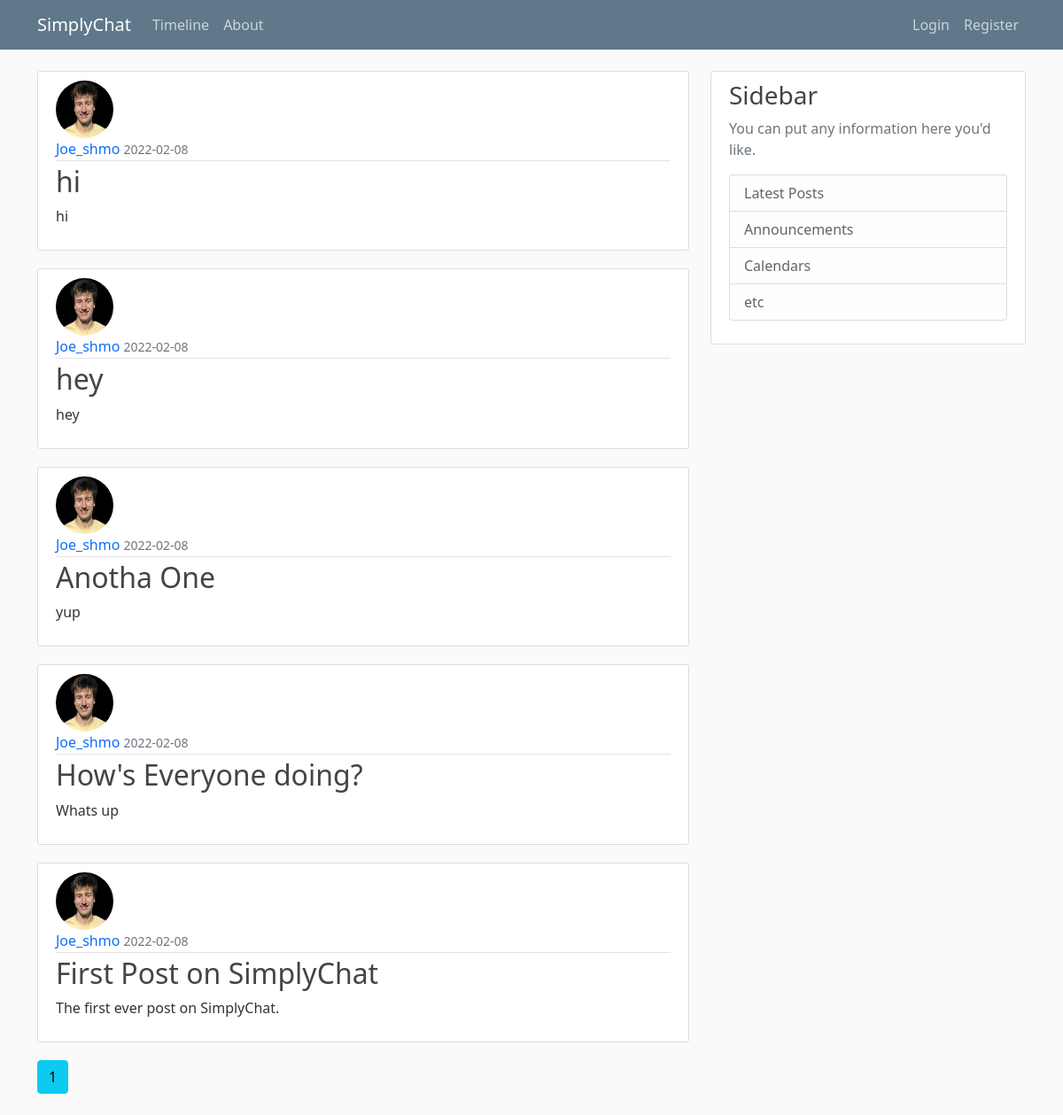
Before: / with the older database file.
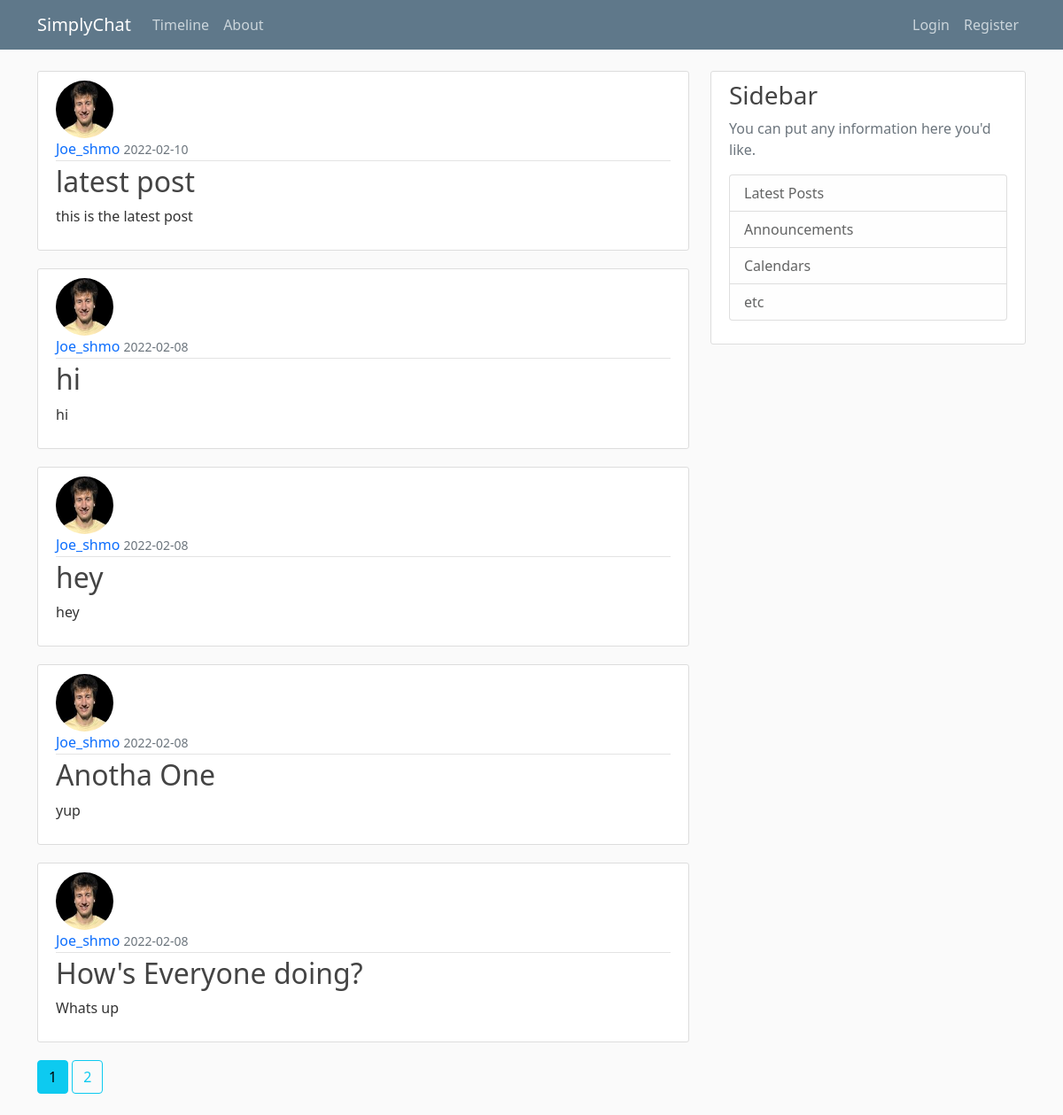
After: the same page with the newer database file.
### App/models.py (models this page shows, shortened)
class Post(db.Model):
     id = db.Column(db.Integer, primary_key = True)
     title = db.Column(db.String(100), nullable = False)
     date_posted = db.Column(db.DateTime, nullable = False, default = datetime.utcnow)
     content = db.Column(db.Text, nullable = False)
     user_id = db.Column(db.Integer, db.ForeignKey('user.id'), nullable = False)

class User(db.Model, UserMixin):
    id = db.Column(db.Integer, primary_key = True)
    username = db.Column(db.String(20), unique = True, nullable = False)
    email = db.Column(db.String(100), unique = True, nullable = False)
    image_file = db.Column(db.String(20), nullable = False, default = 'default.jpg')
    password = db.Column(db.String(60), nullable = False)
    posts = db.relationship('Post', backref = 'author', lazy = True)

### App/main/routes.py (the view)
@main.route("/home")
@main.route("/")
def home():
    page = request.args.get('page', 1, type=int)
    posts = Post.query.order_by(Post.date_posted.desc()).paginate(page=page, per_page = 5)
    return render_template('home.html', posts=posts)

### App/templates/home.html (shortened to what this page needs)
{% extends 'layout.html' %}
{% block content %}
    {% for post in posts.items %}
    <article class="media content-section">
        <img class="rounded-circle article-img" src="{{ url_for('static', filename='profile_pics/' + post.author.image_file) }}">
        <div class="media-body">
          <div class="article-metadata">
            <a class="mr-2" style = "text-decoration: none" href="{{ url_for('users.user_posts', username=post.author.username) }}">{{ post.author.username }}</a>
            <small class="text-muted">{{ post.date_posted.strftime('%Y-%m-%d') }}</small>
          </div>
          <h2><a class="article-title" href="{{ url_for('posts.post', post_id=post.id) }}">{{ post.title }}</a></h2>
          <p class="article-content">{{ post.content }}</p>
        </div>
      </article>
    {% endfor %}
    {% for page_num in posts.iter_pages(left_edge=1, right_edge=1, left_current=1, right_current=2) %}
      {% if page_num %}
        {% if posts.page == page_num %}
          <a class="btn btn-info mb-4" href="{{ url_for('main.home', page=page_num) }}">{{ page_num }}</a>
        {% else %}
          <a class="btn btn-outline-info mb-4" href="{{ url_for('main.home', page=page_num) }}">{{ page_num }}</a>
        {% endif %}
      {% endif %}
      {% endfor %}
{% endblock content %}

### App/templates/layout.html (shortened to what this page needs)
<!DOCTYPE html>
<html lang="en">
<head>
<link href="https://cdn.jsdelivr.net/npm/bootstrap@5.1.3/dist/css/bootstrap.min.css" rel="stylesheet">
<link href="{{ url_for('static', filename='main.css') }}" rel="stylesheet" type="text/css">
</head>
<body>
    <header class="site-header">
        <nav class="navbar navbar-expand-md navbar-dark bg-steel fixed-top">
          <div class="container">
            <a class="navbar-brand mr-4" href="/">SimplyChat</a>
            <div class="collapse navbar-collapse" id="navbarToggle">
              <div class="navbar-nav mr-auto">
                <a class="nav-item nav-link" href="/">Timeline</a>
                <a class="nav-item nav-link" href="{{ url_for('main.about') }}">About</a>
              </div>
            <div class="navbar-nav ms-auto">
              {% if current_user.is_authenticated %}
                <a class="nav-item nav-link" href="{{ url_for('posts.new_post') }}">New Post</a>
                <a class="nav-item nav-link" href="{{ url_for('users.account') }}">Account</a>
                <a class="nav-item nav-link" href="{{ url_for('users.logout') }}">Logout</a>
              {% else %}
                <a class="nav-item nav-link" href="{{ url_for('users.login') }}">Login</a>
                <a class="nav-item nav-link" href="{{ url_for('users.register') }}">Register</a>
              {% endif %}
            </div>
           </div>
          </div>
        </nav>
    </header>
    <main role="main" class="container">
        <div class="row">
          <div class="col-md-8">
            {% block content %}{% endblock %}
          </div>
          <div class="col-md-4">
            <div class="content-section">
              <h3>Sidebar</h3>
              <p class='text-muted'>You can put any information here you'd like.
                <ul class="list-group">
                  <li class="list-group-item list-group-item-light">Latest Posts</li>
                  <li class="list-group-item list-group-item-light">Announcements</li>
                  <li class="list-group-item list-group-item-light">Calendars</li>
                  <li class="list-group-item list-group-item-light">etc</li>
                </ul>
              </p>
            </div>
          </div>
        </div>
      </main>
</body>
</html>
</body>
</html>

### App/static/main.css (style rules this page uses)
body { background: #fafafa; color: #333333; margin-top: 5rem; }
h1, h2, h3, h4, h5, h6 { color: #444444; }
.bg-steel { background-color: #5f788a; }
.site-header .navbar-nav .nav-link { color: #cbd5db; }
.content-section { background: #ffffff; padding: 10px 20px; border: 1px solid #dddddd; border-radius: 3px; margin-bottom: 20px; }
.article-title { color: #444444; text-decoration: none; }
.article-content { white-space: pre-line; text-decoration: none; }
.article-img { height: 65px; width: 65px; margin-right: 16px; }
.article-metadata { padding-bottom: 1px; margin-bottom: 4px; border-bottom: 1px solid #e3e3e3 }

Changed rows visible on the page:
no longer on this page (row unchanged): Post: image_file (picture), author.username "Joe_shmo", date_posted "2022-02-08", title "First Post on SimplyChat", content "The first ever post on SimplyChat."
added Post: image_file (picture), author.username "Joe_shmo", date_posted "2022-02-10", title "latest post", content "this is the latest post"
Other visible differences:
new list line: "2"
